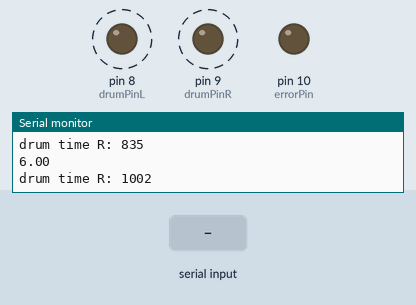
Recording of a sketch running on a simulated Arduino Uno, built with avr-gcc and run on an emulated ATmega328P. Parts: output pins drawn as LEDs (lit = HIGH), the last lines printed to the serial monitor. Dashed ring = blinking. Inputs (shaded band) come from the test bench.

Above: at 1.11 s.
1.3 s: "a90\n" received over Serial
At 1.58 s:
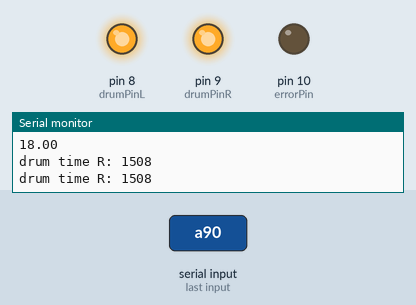
4.3 s: "a,45\n" received over Serial
At 4.74 s:
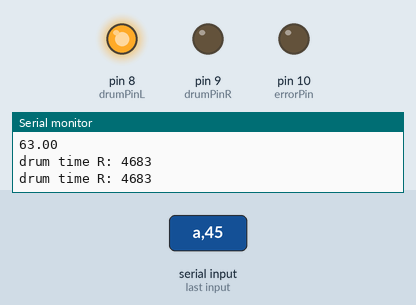
At 6.06 s:
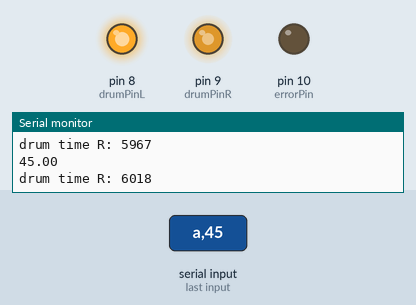
Timing chart, 0 to 13.3 s (numbered marks = the images above; inputs shaded):
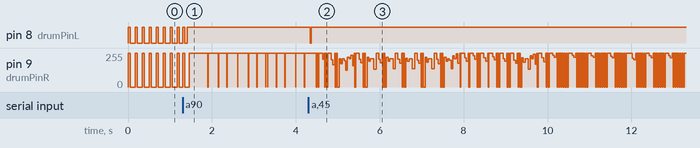

Measured:
- after the input at 4.3 s, pin 8 (drumPinL): HIGH → LOW at once, → HIGH 0.03 s later

The sketch:

motor2.ino
```cpp
const int drumPinL = 8;
const int drumPinR = 9;

const int errorPin = 10;

bool error = 0;

int shift = 50; // in percent of the Left Drumsick Frequency/Perdiod
int R_offset = 0;

float frequencyL = 6.0; //in Hz approx range: 1 - 7
float frequencyR = 6.0;

int on_time ; // in ms needs to be experimented

int on_long = 50;


int counterR ;
int counterL ;

unsigned long lastDrumHitL = 0;


float a;

int b;


float delta=0;

float prevVal=0;

bool interpL = 0;
bool interpR = 0;

int countInterpR = 0;
int countInterpL = 0;
bool firstInput=1;


void setup() {
  Serial.begin(9600);
  Serial.setTimeout(15);
  pinMode(drumPinL, OUTPUT);
  pinMode(drumPinR, OUTPUT);
  pinMode(errorPin, OUTPUT);

}


void loop() {

  if (Serial.available()) {

    if (Serial.read() == 'a') {


      a = Serial.parseFloat(); //value between 1-5 ms;


      if (a == -1) {
        error = 1;
        digitalWrite(errorPin, HIGH);
        Serial.println(a);
      } else if (a>0){
          if (firstInput){
      frequencyL=0;
      frequencyR=0;
      firstInput=0;
      }
        error = 0;
        digitalWrite(errorPin, LOW);
        delta = a - prevVal;
        Serial.println(delta);
        prevVal = a;

        if (abs(delta) >= 0.5)
        {
          Serial.print("Interpolate!!!");
          interpL = true;
          interpR = true;

        } else {

          interpL = false;
          interpL = false;
          delta = 0;


          frequencyL = a;
          frequencyR = a;

          R_offset = (1000 / a) / 2;


        }


        //on_short = mapfloat(a, 1, 4, 1, 35);
        Serial.println(a);

        if (Serial.read() == 'b')

        {
          b = Serial.parseInt(); //value between 50-100 ms;
          Serial.println(b);

          on_long = b;
          //on_short = mapfloat(b, 100, 250, 100, 200);
        }

      }
    }


  }


  //Serial.print ("R_offset:  ");
  // Serial.println (R_offset);


    if (drumstickL(drumPinL, frequencyL, on_long))
    {

     Serial.println(frequencyL);
      if (interpL) {
        R_offset = (1000 / frequencyL) / 2;
        if (delta > 0) {
          if (countInterpL < 10) {
            frequencyL = frequencyL + (abs(delta) / 10);

            countInterpL++;
          } else
          {
            frequencyL == a;
            countInterpL = 0;
            interpL = false;


          }

        } else if (delta < 0) {

          if (countInterpL < 10) {
            frequencyL = frequencyL - (abs(delta) / 10);

            countInterpL++;
          } else
          {
            frequencyL == a;
            countInterpL = 0;
            interpL = false;


          }

        }
      } else {
        //frequencyL == a;
        //R_offset = (1000 / frequencyL) / 2;
      }

    }


    if (drumstickR(drumPinR, frequencyR, on_long))
    {

  // Serial.println(frequencyR);
      if (interpR) {
        if (delta > 0) {
          if (countInterpR < 10) {
            frequencyR = frequencyR + (abs(delta) / 10);
            countInterpR++;
          } else
          {
            frequencyR == a;
            countInterpR = 0;
            interpR = false;


          }

        } else if (delta < 0) {

          if (countInterpR < 10) {
            frequencyR = frequencyR - (abs(delta) / 10);
            countInterpR++;
          } else
          {
            frequencyR == a;
            countInterpR = 0;
            interpR = false;


          }

        }
      } else {
        //frequencyR == a;
        //R_offset = (1000 / frequencyR) / 2;
      }

    }


}


bool drumstickL(int pinNr, float freq, int on_time) {

  static char drum_state = 0;
  static unsigned long drum_changeTime = 0;
  int full_cycle = 1000 / freq;
  //Serial.println(full_cycle);

  if (drum_state == 0 ) {

    digitalWrite(pinNr, HIGH);

    drum_state = 1;
    drum_changeTime = millis();
    lastDrumHitL = drum_changeTime;


  }
  else if (drum_state == 1 && millis() - drum_changeTime > on_time) {

    digitalWrite(pinNr, LOW);

    drum_state = 2;


  }
  else if (drum_state == 2 && millis() - drum_changeTime > full_cycle ) {
    drum_state = 0;


    return true;
  }
  return false;
}


bool drumstickR(int pinNr, float freq, int on_time) {

  static char drum_state = 0;
  static unsigned long drum_changeTime = 0;
  int full_cycle = 1000 / freq;

  drum_changeTime = lastDrumHitL + R_offset;
  if (drum_state == 0  ) {

    digitalWrite(pinNr, HIGH);

    drum_state = 1;


  }
  else if (drum_state == 1 && millis() - drum_changeTime > on_time) {
    Serial.print("drum time R: ");
    Serial.println(drum_changeTime);
    digitalWrite(pinNr, LOW);
    drum_state = 2;

  }

  else if (drum_state == 2 && millis() - drum_changeTime > full_cycle ) {
    drum_state = 0;


    return true;
  }
  return false;
}


float mapfloat(float x, float in_min, float in_max, float out_min, float out_max)
{
  return (x - in_min) * (out_max - out_min) / (in_max - in_min) + out_min;
}
```
